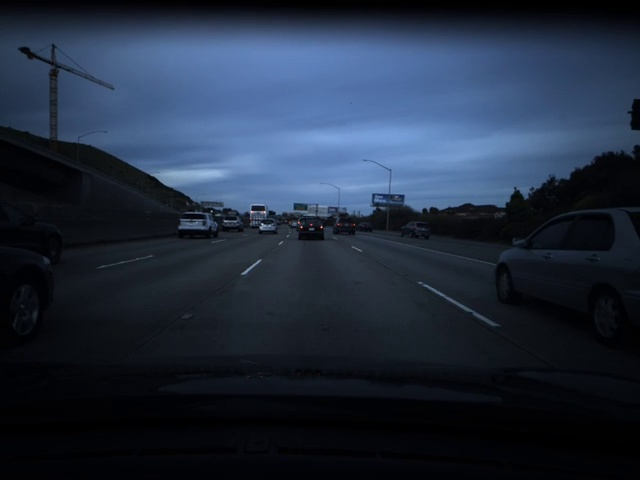
#> input picture data/frames/frame-train-1.jpg, 640 x 480 px
$ python matching.py
#> lines starting #> are read from the running program, lines starting #| are printed output that depends on the picture; after the words box and inside, x2 and y2 are one past the last pixel; in counts of white or black regions, pixels touching at a corner belong together
# Python program to illustrate
# template matching
import cv2
import numpy as np

# Read the main image
img_rgb = cv2.imread('./data/frames/frame-train-1.jpg')
#> img_rgb is the input picture: shape (480, 640, 3); mean B, G, R 62.2, 44.4, 33.3
img_gray = cv2.cvtColor(img_rgb, cv2.COLOR_BGR2GRAY)
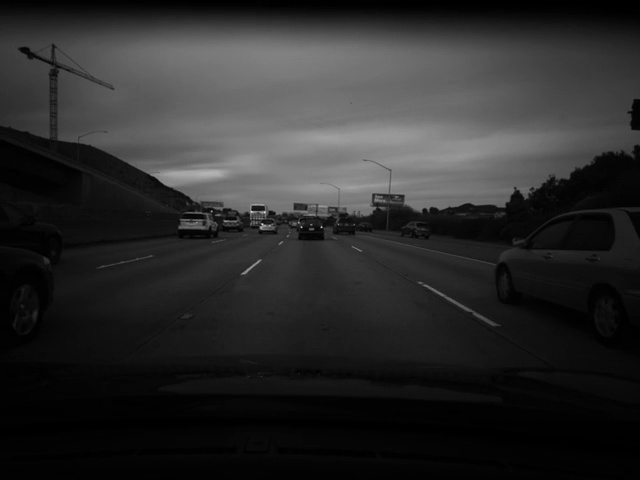
#> img_gray: shape (480, 640); min 0, max 222, mean 43.1
blurred = cv2.GaussianBlur(img_gray, (5, 5), 10)
thresh = cv2.threshold(blurred, 60, 255, cv2.THRESH_BINARY)[1]
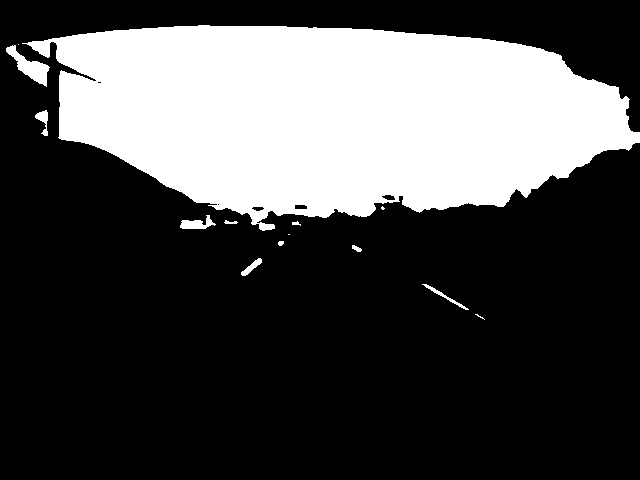
#> thresh: shape (480, 640); 29% white; 14 white regions (4 under 20 px), largest, box (x1, y1, x2, y2) and area: (22, 25, 640, 231) 87662, (6, 45, 50, 87) 668, (180, 215, 216, 229) 269

# Read the template
template = cv2.imread('./data/frames/save4.jpg',0)
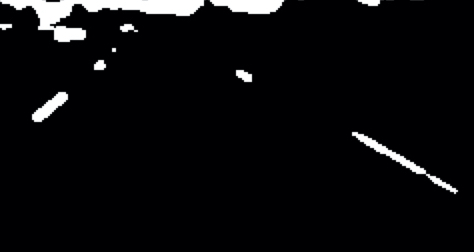
#> input picture data/frames/save4.jpg, 474 x 252 px
#> template: shape (252, 474); min 0, max 255, mean 11.5

# Store width and heigth of template in w and h
w, h = template.shape[::-1]
#> w = 474; h = 252

# Perform match operations.
res = cv2.matchTemplate(thresh, template, cv2.TM_CCOEFF_NORMED)
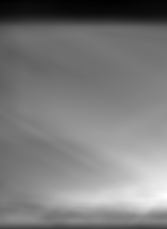
#> res: shape (229, 167) float32; min -0.152, max 0.491, mean 0.161; drawn with min black and max white

# Specify a threshold
threshold = 0.49

# Store the coordinates of matched area in a numpy array
loc = np.where( res >= threshold)
#> loc = ([195], [166])

# Draw a rectangle around the matched region.
for pt in zip(*loc[::-1]):
	cv2.rectangle(img_rgb, pt, (pt[0] + w, pt[1] + h), (0,255,255), 2)
#> this loop made 1 pass
#> pt on pass 1: (166, 195)
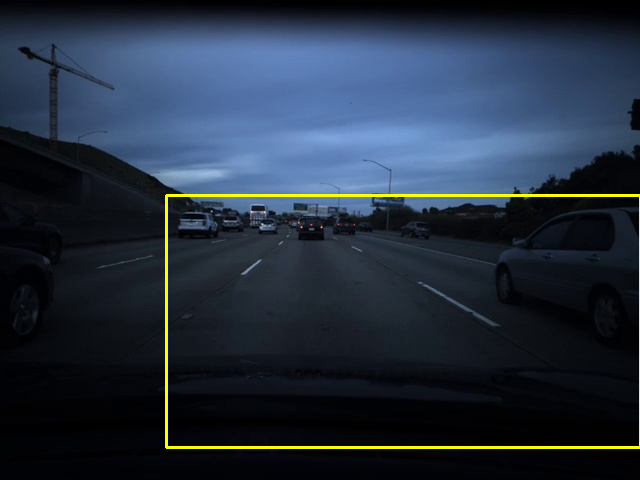
#> img_rgb: shape (480, 640, 3); 1.25% of pixels changed, all inside (x1, y1, x2, y2) = (165, 194, 640, 449)

# Show the final image with the matched area.
cv2.imshow('Detected', img_rgb)
cv2.waitKey(0)
